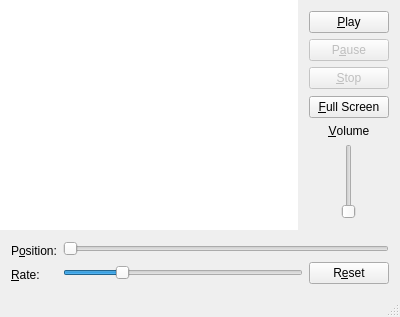
<?xml version="1.0" encoding="UTF-8"?>
<ui version="4.0">
 <class>MainWindow</class>
 <widget class="QMainWindow" name="MainWindow">
  <property name="geometry">
   <rect>
    <x>0</x>
    <y>0</y>
    <width>400</width>
    <height>317</height>
   </rect>
  </property>
  <property name="windowTitle">
   <string>MainWindow</string>
  </property>
  <widget class="QWidget" name="centralWidget">
   <layout class="QVBoxLayout" name="verticalLayout_7">
    <property name="spacing">
     <number>0</number>
    </property>
    <property name="leftMargin">
     <number>0</number>
    </property>
    <property name="topMargin">
     <number>0</number>
    </property>
    <property name="rightMargin">
     <number>0</number>
    </property>
    <property name="bottomMargin">
     <number>0</number>
    </property>
    <item>
     <layout class="QHBoxLayout" name="horizontalLayout_2">
      <property name="spacing">
       <number>0</number>
      </property>
      <item>
       <widget class="QGraphicsView" name="graphicsView">
        <property name="frameShape">
         <enum>QFrame::NoFrame</enum>
        </property>
        <property name="frameShadow">
         <enum>QFrame::Plain</enum>
        </property>
        <property name="lineWidth">
         <number>0</number>
        </property>
       </widget>
      </item>
      <item>
       <widget class="QWidget" name="widgetRightSide" native="true">
        <layout class="QHBoxLayout" name="horizontalLayout_5">
         <item>
          <layout class="QVBoxLayout" name="verticalLayout_3">
           <property name="spacing">
            <number>6</number>
           </property>
           <item>
            <layout class="QVBoxLayout" name="verticalLayout">
             <item>
              <widget class="QPushButton" name="pushButtonPlay">
               <property name="sizePolicy">
                <sizepolicy hsizetype="Maximum" vsizetype="Maximum">
                 <horstretch>0</horstretch>
                 <verstretch>0</verstretch>
                </sizepolicy>
               </property>
               <property name="text">
                <string>&amp;Play</string>
               </property>
              </widget>
             </item>
             <item>
              <widget class="QPushButton" name="pushButtonPause">
               <property name="enabled">
                <bool>false</bool>
               </property>
               <property name="sizePolicy">
                <sizepolicy hsizetype="Maximum" vsizetype="Maximum">
                 <horstretch>0</horstretch>
                 <verstretch>0</verstretch>
                </sizepolicy>
               </property>
               <property name="text">
                <string>P&amp;ause</string>
               </property>
              </widget>
             </item>
             <item>
              <widget class="QPushButton" name="pushButtonStop">
               <property name="enabled">
                <bool>false</bool>
               </property>
               <property name="sizePolicy">
                <sizepolicy hsizetype="Maximum" vsizetype="Maximum">
                 <horstretch>0</horstretch>
                 <verstretch>0</verstretch>
                </sizepolicy>
               </property>
               <property name="text">
                <string>&amp;Stop</string>
               </property>
              </widget>
             </item>
            </layout>
           </item>
           <item>
            <layout class="QVBoxLayout" name="verticalLayout_2">
             <item>
              <spacer name="verticalSpacer">
               <property name="orientation">
                <enum>Qt::Vertical</enum>
               </property>
               <property name="sizeHint" stdset="0">
                <size>
                 <width>20</width>
                 <height>10</height>
                </size>
               </property>
              </spacer>
             </item>
             <item>
              <widget class="QPushButton" name="pushButtonFullScreen">
               <property name="text">
                <string>&amp;Full Screen</string>
               </property>
              </widget>
             </item>
             <item>
              <spacer name="verticalSpacer_2">
               <property name="orientation">
                <enum>Qt::Vertical</enum>
               </property>
               <property name="sizeHint" stdset="0">
                <size>
                 <width>20</width>
                 <height>8</height>
                </size>
               </property>
              </spacer>
             </item>
             <item>
              <widget class="QLabel" name="labelVolume">
               <property name="text">
                <string>&amp;Volume</string>
               </property>
               <property name="alignment">
                <set>Qt::AlignCenter</set>
               </property>
               <property name="buddy">
                <cstring>verticalSliderVolume</cstring>
               </property>
              </widget>
             </item>
             <item>
              <layout class="QHBoxLayout" name="horizontalLayout">
               <item>
                <widget class="QSlider" name="verticalSliderVolume">
                 <property name="minimum">
                  <number>0</number>
                 </property>
                 <property name="maximum">
                  <number>100</number>
                 </property>
                 <property name="orientation">
                  <enum>Qt::Vertical</enum>
                 </property>
                 <property name="invertedControls">
                  <bool>false</bool>
                 </property>
                </widget>
               </item>
              </layout>
             </item>
            </layout>
           </item>
          </layout>
         </item>
        </layout>
       </widget>
      </item>
     </layout>
    </item>
    <item>
     <widget class="QWidget" name="widgetBottomSide" native="true">
      <layout class="QVBoxLayout" name="verticalLayout_6">
       <item>
        <layout class="QHBoxLayout" name="horizontalLayout_4">
         <item>
          <layout class="QVBoxLayout" name="verticalLayout_5">
           <item>
            <widget class="QLabel" name="labelPosition">
             <property name="text">
              <string>P&amp;osition:</string>
             </property>
             <property name="buddy">
              <cstring>horizontalSliderPosition</cstring>
             </property>
            </widget>
           </item>
           <item>
            <widget class="QLabel" name="labelPlaybackRate">
             <property name="text">
              <string>&amp;Rate:</string>
             </property>
             <property name="buddy">
              <cstring>horizontalSliderPlaybackRate</cstring>
             </property>
            </widget>
           </item>
          </layout>
         </item>
         <item>
          <layout class="QVBoxLayout" name="verticalLayout_4">
           <item>
            <widget class="QSlider" name="horizontalSliderPosition">
             <property name="pageStep">
              <number>10000</number>
             </property>
             <property name="orientation">
              <enum>Qt::Horizontal</enum>
             </property>
             <property name="invertedAppearance">
              <bool>false</bool>
             </property>
             <property name="invertedControls">
              <bool>true</bool>
             </property>
            </widget>
           </item>
           <item>
            <layout class="QHBoxLayout" name="horizontalLayout_3">
             <item>
              <widget class="QSlider" name="horizontalSliderPlaybackRate">
               <property name="minimum">
                <number>1</number>
               </property>
               <property name="maximum">
                <number>40</number>
               </property>
               <property name="pageStep">
                <number>1</number>
               </property>
               <property name="sliderPosition">
                <number>10</number>
               </property>
               <property name="orientation">
                <enum>Qt::Horizontal</enum>
               </property>
               <property name="invertedControls">
                <bool>true</bool>
               </property>
              </widget>
             </item>
             <item>
              <widget class="QPushButton" name="pushButtonResetPlaybackRate">
               <property name="text">
                <string>R&amp;eset</string>
               </property>
              </widget>
             </item>
            </layout>
           </item>
          </layout>
         </item>
        </layout>
       </item>
      </layout>
     </widget>
    </item>
   </layout>
  </widget>
  <widget class="QStatusBar" name="statusBar"/>
 </widget>
 <layoutdefault spacing="6" margin="11"/>
 <resources/>
 <connections/>
</ui>
